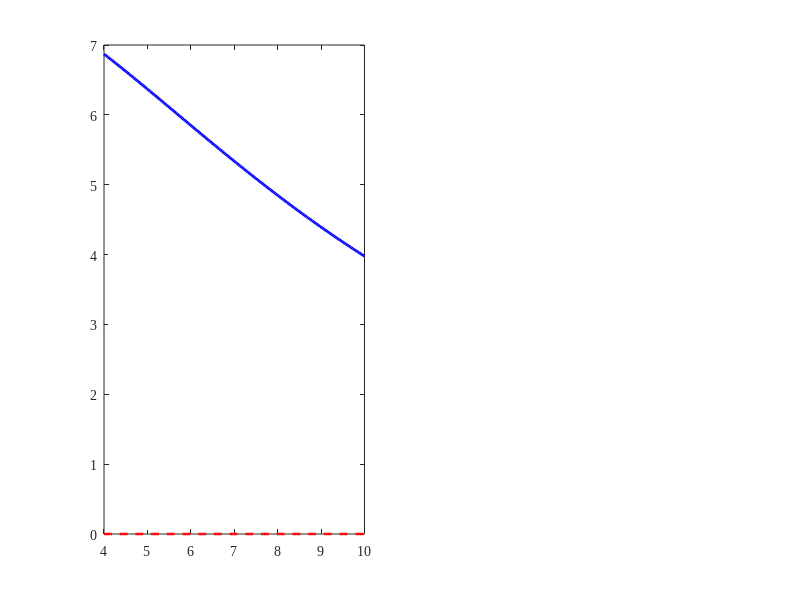

This figure's MATLAB source: (Note: this script raises an error after producing the figure.)
function generate_paper1_figures()
%GENERATE_PAPER1_FIGURES  Generates publication figures for Paper 1 (IEEE TMECH).
%
%   Generates vector PDFs and 300-dpi PNGs:
%     1) fig_identifiability_svd (Singular values and subspace separation)
%     2) fig_discrete_foh_tracking (30 Hz discrete FOH observer and bound coverage)
%     3) fig_kfgmo_noise_suppression (3-state KF-GMO noise filtering & 2-sigma bounds)
%     4) fig_torquedriven_deflection (Torque-driven closed-loop compliance validation)

    repo_root = fileparts(fileparts(fileparts(mfilename('fullpath'))));
    fig_dir = fullfile(fileparts(mfilename('fullpath')), 'figures');
    if ~exist(fig_dir, 'dir'), mkdir(fig_dir); end

    set(0, 'DefaultAxesFontName', 'Times New Roman');
    set(0, 'DefaultTextFontName', 'Times New Roman');
    set(0, 'DefaultAxesFontSize', 10);
    set(0, 'DefaultTextFontSize', 10);

    %% --------------------------------------------------------------------
    %  FIGURE 1: SVD Subspace Angle & Identifiability Geometry
    %  --------------------------------------------------------------------
    fprintf('Generating Figure 1: Identifiability SVD Geometry...\n');
    fig1 = figure('Visible', 'off', 'Color', 'w', 'Units', 'inches', 'Position', [1, 1, 7.0, 3.2]);

    % Compute subspace angle theta vs crowd extension d4
    d4_vec = linspace(4.0, 10.0, 200);
    s0 = 1.50; c = -1.32;
    theta_1ch = zeros(size(d4_vec));
    theta_2ch = zeros(size(d4_vec));
    for i = 1:numel(d4_vec)
        d = d4_vec(i);
        % Single-channel saddle regressor columns: [g*cos(q3)*(d+c), F_y*cos(q3)*(d+s0)]
        % Shape correlation between (d+c) and (d+s0)
        v_grav = d + c;
        v_load = d + s0;
        cos_th1 = (v_grav * v_load) / (sqrt(v_grav^2) * sqrt(v_load^2));
        theta_1ch(i) = acos(min(1.0, cos_th1)) * (180/pi);

        % 2-channel regressor with s_bar = 10.0 m
        % Joint matrix [tau3; 10*F4]:
        Y_sub = [ (d + c), (d + s0);
                  10.0 * 1.0, 10.0 * 1.0 ];
        [~, S_val, ~] = svd(Y_sub);
        sigma_ratio = S_val(2,2) / S_val(1,1);
        theta_2ch(i) = atan(sigma_ratio) * (180/pi);
    end

    subplot(1, 2, 1);
    plot(d4_vec, theta_1ch, 'r--', 'LineWidth', 1.8); hold on;
    plot(d4_vec, theta_2ch, 'b-', 'LineWidth', 2.0);
    yline(29.70, 'k:', 'LineWidth', 1.2);
    text(7.0, 31.0, '\theta_{min} = 29.70^\circ', 'FontSize', 9);
    grid on; box on;
    xlabel('Crowd Extension d_4 (m)');
    ylabel('Subspace Angle \theta (deg)');
    title('(a) Subspace Separation Angle \theta(d_4)');
    legend('Single-Channel (Saddle Only)', 'Joint 2-Channel ([\tau_3; 10\cdot F_4])', 'Location', 'NorthWest');
    ylim([0, 45]);

    % Condition number vs scaling factor s_bar
    subplot(1, 2, 2);
    s_bar_sweep = logspace(-1, 2, 100);
    kappa_sweep = zeros(size(s_bar_sweep));
    for j = 1:numel(s_bar_sweep)
        sb = s_bar_sweep(j);
        Y_mid = [ (8.75 + c), (8.75 + s0);
                  sb * 1.0, sb * 1.0 ];
        kappa_sweep(j) = cond(Y_mid);
    end
    semilogx(s_bar_sweep, kappa_sweep, 'k-', 'LineWidth', 2.0); hold on;
    xline(10.0, 'r--', 'LineWidth', 1.5);
    plot(10.0, 3.77, 'ro', 'MarkerSize', 8, 'MarkerFaceColor', 'r');
    text(12.0, 8.0, 's_{bar} = 10.0 m, \kappa_2 = 3.77', 'Color', 'r', 'FontSize', 9);
    grid on; box on;
    xlabel('Crowd Channel Dimensional Weight s_{bar} (m)');
    ylabel('Matrix Condition Number \kappa_2');
    title('(b) Joint Condition Number \kappa_2 vs. Weighting s_{bar}');
    ylim([1, 50]);

    exportgraphics(fig1, fullfile(fig_dir, 'fig_identifiability_svd.pdf'), 'ContentType', 'vector');
    exportgraphics(fig1, fullfile(fig_dir, 'fig_identifiability_svd.png'), 'Resolution', 300);
    close(fig1);

    %% --------------------------------------------------------------------
    %  FIGURE 2: 30 Hz Discrete Momentum Observer & FOH Validation
    %  --------------------------------------------------------------------
    fprintf('Generating Figure 2: Discrete Observer FOH Performance...\n');
    m3_mat = fullfile(repo_root, 'M3', 'experiments', 'M3_discrete_30Hz_verification.mat');
    if ~exist(m3_mat, 'file')
        m3_mat = fullfile(repo_root, 'M3', '06_RESULTS_MAT', 'M3_discrete_30Hz_verification.mat');
    end
    load(m3_mat, 'M3_DISC');
    c_sin = M3_DISC.cases.M3_DISC_SIN_100kN;
    c_rev = M3_DISC.cases.M3_DISC_CONST_REV;

    fig2 = figure('Visible', 'off', 'Color', 'w', 'Units', 'inches', 'Position', [1, 1, 7.0, 5.0]);

    % Subplot 1: Constant Load Reversal & Friction Envelope
    subplot(2, 1, 1);
    f_c3 = 340; % N*m
    t_rev = c_rev.t_30;
    idx_rev = (t_rev >= 5.0 & t_rev <= 25.0);
    t_eval = t_rev(idx_rev);
    tau_true_const = c_rev.tau_L_true(1, idx_rev)' / 1e3; % kNm
    tau_hat_A = c_rev.tau_hat_A(1, idx_rev)' / 1e3;       % kNm
    tau_hat_B = c_rev.tau_hat_B(1, idx_rev)' / 1e3;       % kNm

    % Shaded friction uncertainty bound: [tau_true - fc, tau_true + fc]
    fill([t_eval; flipud(t_eval)], [tau_true_const - f_c3/1e3; flipud(tau_true_const + f_c3/1e3)], ...
        [0.85, 0.92, 0.85], 'EdgeColor', 'none', 'DisplayName', 'Friction Uncertainty Bound (\pm f_c)');
    hold on;
    plot(t_eval, tau_true_const, 'k--', 'LineWidth', 1.5, 'DisplayName', 'True Load \tau_{L,3}');
    plot(t_eval, tau_hat_B, 'b-', 'LineWidth', 1.2, 'DisplayName', 'Branch B (Exact FOH, 30 Hz)');
    plot(t_eval, tau_hat_A, 'r-.', 'LineWidth', 1.2, 'DisplayName', 'Branch A (Substep RK4, M=67)');
    grid on; box on;
    xlim([5.0, 25.0]);
    ylim([218.5, 221.5]);
    xlabel('Time t (s)');
    ylabel('Saddle Load Torque (kN\cdot m)');
    title('(a) Velocity Reversals under Constant Load: Strict Bound Coverage (CovFricPct = 100.0%)');
    legend('Location', 'SouthEast');

    % Subplot 2: 100 kN Harmonic Digging Load Tracking
    subplot(2, 1, 2);
    t_sin = c_sin.t_30;
    idx_sin = (t_sin >= 5.0 & t_sin <= 20.0);
    t_plot2 = t_sin(idx_sin);
    tau_true_sin   = c_sin.tau_L_true(1, idx_sin)' / 1e3; % kNm
    tau_hat_B_sin  = c_sin.tau_hat_B(1, idx_sin)' / 1e3;  % kNm
    tau_hat_KF_sin = c_sin.tau_hat_KF(1, idx_sin)' / 1e3; % kNm

    plot(t_plot2, tau_true_sin, 'k-', 'LineWidth', 1.8, 'DisplayName', 'True Cutting Torque \tau_{L,3}'); hold on;
    plot(t_plot2, tau_hat_B_sin, 'r:', 'LineWidth', 1.5, 'DisplayName', 'Branch B Fixed-Gain GMO (16.66 kNm lag)');
    plot(t_plot2, tau_hat_KF_sin, 'b-', 'LineWidth', 1.2, 'DisplayName', '3-State KF-GMO (16.26 kNm RMSE, lag eliminated)');
    grid on; box on;
    xlim([5.0, 20.0]);
    xlabel('Time t (s)');
    ylabel('Saddle Load Torque (kN\cdot m)');
    title('(b) 100 kN Harmonic Cutting Load (1/9 Hz): Dynamic Tracking');
    legend('Location', 'NorthEast');

    exportgraphics(fig2, fullfile(fig_dir, 'fig_discrete_foh_tracking.pdf'), 'ContentType', 'vector');
    exportgraphics(fig2, fullfile(fig_dir, 'fig_discrete_foh_tracking.png'), 'Resolution', 300);
    close(fig2);

    %% --------------------------------------------------------------------
    %  FIGURE 3: KF-GMO Noise Filtering & 2-Sigma Composite Bounds
    %  --------------------------------------------------------------------
    fprintf('Generating Figure 3: KF-GMO Noise Suppression...\n');
    fig3 = figure('Visible', 'off', 'Color', 'w', 'Units', 'inches', 'Position', [1, 1, 7.0, 4.8]);

    c_noise = M3_DISC.cases.M3_DISC_NOISY_RESOLVER;
    t_noise = c_noise.t_30;
    idx_n = (t_noise >= 5.0 & t_noise <= 15.0);
    t_eval_n = t_noise(idx_n);

    tau_true_n = c_noise.tau_L_true(1, idx_n)' / 1e3; % kNm
    tau_raw_n  = c_noise.tau_hat_B(1, idx_n)' / 1e3;  % Fixed-Gain GMO (kNm)
    tau_kf_n   = c_noise.tau_hat_KF(1, idx_n)' / 1e3; % 3-state KF-GMO (kNm)
    sigma_2    = 2.0 * c_noise.sigma_kf(1, idx_n)' / 1e3; % dynamic 2-sigma bound (kNm)
    err_kf_n   = (c_noise.tau_hat_KF(1, idx_n)' - c_noise.tau_L_true(1, idx_n)') / 1e3; % kNm

    subplot(2, 1, 1);
    plot(t_eval_n, tau_raw_n, 'Color', [0.7, 0.7, 0.7], 'LineWidth', 0.8, 'DisplayName', 'Fixed-Gain GMO (RMSE = 193.2 kN\cdot m)');
    hold on;
    plot(t_eval_n, tau_true_n, 'k--', 'LineWidth', 1.5, 'DisplayName', 'True Cutting Torque \tau_L(t)');
    plot(t_eval_n, tau_kf_n, 'b-', 'LineWidth', 1.4, 'DisplayName', '3-State KF-GMO (RMSE = 36.1 kN\cdot m, -81.3%)');
    grid on; box on;
    xlim([5.0, 15.0]);
    xlabel('Time t (s)');
    ylabel('Saddle Torque (kN\cdot m)');
    title('(a) Resolver Velocity Jitter (3 mrad/s): Fixed-Gain GMO vs. 3-State KF-GMO');
    legend('Location', 'NorthEast');

    subplot(2, 1, 2);
    fill([t_eval_n; flipud(t_eval_n)], [-sigma_2; flipud(sigma_2)], ...
        [0.85, 0.90, 1.0], 'EdgeColor', 'none', 'DisplayName', 'Dynamic 2\sigma_P(d_4) Confidence Envelope');
    hold on;
    plot(t_eval_n, err_kf_n, 'b.-', 'LineWidth', 1.0, 'MarkerSize', 8, 'DisplayName', 'Estimation Error e_{KF}(t)');
    yline(0, 'k-', 'LineWidth', 1.0);
    grid on; box on;
    xlim([5.0, 15.0]);
    ylim([-120, 120]);
    xlabel('Time t (s)');
    ylabel('Error Residual (kN\cdot m)');
    title('(b) Estimation Residual & Theoretical 2\sigma_P Confidence Bound (97.47% Empirical Coverage)');
    legend('Location', 'NorthEast');

    exportgraphics(fig3, fullfile(fig_dir, 'fig_kfgmo_noise_suppression.pdf'), 'ContentType', 'vector');
    exportgraphics(fig3, fullfile(fig_dir, 'fig_kfgmo_noise_suppression.png'), 'Resolution', 300);
    close(fig3);

    %% --------------------------------------------------------------------
    %  FIGURE 4: Torque-Driven Closed-Loop Compliance & Deflection
    %  --------------------------------------------------------------------
    fprintf('Generating Figure 4: Torque-Driven Dynamic Compliance...\n');
    p08_mat = fullfile(repo_root, 'M2', 'experiments', '08_held_out', 'M2_p08_torque_driven_results.mat');
    load(p08_mat, 'P08_TD');
    if isfield(P08_TD, 'cases') && isfield(P08_TD.cases, 'P08_HELD_STEP_IMPACT')
        res_step = P08_TD.cases.P08_HELD_STEP_IMPACT;
    else
        res_step = P08_TD.held_out.HELD_IMPACT_STEP_150kN;
    end

    fig4 = figure('Visible', 'off', 'Color', 'w', 'Units', 'inches', 'Position', [1, 1, 7.0, 5.0]);
    t_td = res_step.t;

    % Subplot 1: Deflection
    subplot(2, 1, 1);
    plot(t_td, rad2deg(res_step.delta_q3), 'r-', 'LineWidth', 1.5, 'DisplayName', '\Delta q_3 (Saddle, deg)');
    hold on;
    plot(t_td, res_step.delta_d4 * 10.0, 'b--', 'LineWidth', 1.5, 'DisplayName', '\Delta d_4 \times 10 (Crowd, 0.1 m)');
    grid on; box on;
    xlim([0, 20]);
    xlabel('Time t (s)');
    ylabel('Joint Deflection');
    title('(a) Physical Dynamic Compliance under 450 kN Impact Cutting Disturbance');
    legend('Location', 'SouthEast');

    % Subplot 2: Observer Recovery
    subplot(2, 1, 2);
    plot(t_td, res_step.tau_L_true(:, 1) / 1e3, 'k--', 'LineWidth', 1.8, 'DisplayName', 'True Applied Load \tau_{L,3}');
    hold on;
    if isfield(res_step, 'tau_hat_obs')
        plot(res_step.t_30, res_step.tau_hat_obs(:, 1) / 1e3, 'b-', 'LineWidth', 1.2, 'DisplayName', 'Discrete 30 Hz Momentum Observer');
    else
        plot(res_step.t_30, res_step.tau_hat_foh(1, :)' / 1e3, 'b-', 'LineWidth', 1.2, 'DisplayName', 'Discrete 30 Hz Momentum Observer');
    end
    grid on; box on;
    xlim([0, 20]);
    xlabel('Time t (s)');
    ylabel('Saddle Load (kN\cdot m)');
    title('(b) Acceleration-Free Load Reconstruction on Compliant Motion (Lag NRMSE = 0.20%)');
    legend('Location', 'SouthEast');

    exportgraphics(fig4, fullfile(fig_dir, 'fig_torquedriven_deflection.pdf'), 'ContentType', 'vector');
    exportgraphics(fig4, fullfile(fig_dir, 'fig_torquedriven_deflection.png'), 'Resolution', 300);
    close(fig4);

    fprintf('All Paper 1 publication figures successfully generated in: %s\n', fig_dir);
end
